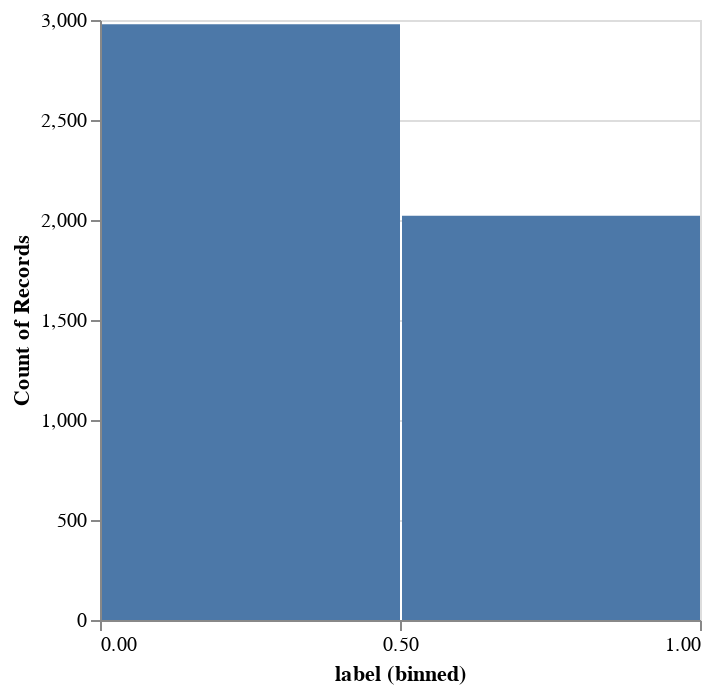

The cell this chart's notebook holds for it:
### Markdown cell above
Looking at the images it is not immediatly clear what makes an image positive or negative for cancer. If even humans need to be trained to detect signs of cancer this should be a good dataset for a CNN.

### Code cell
# plot the frequency of positive and negative labels
# only looking at first 5000 due to constraints of altair package
sub_label = df.head(5000)

alt.Chart(sub_label).mark_bar().encode(
    alt.X("label:Q", bin = alt.BinParams(maxbins = 2)),
    y='count()',)

### Figure 1 — Vega-Lite specification as saved in the notebook (floating-point values rounded to 4 significant figures; data arrays with more than 128 entries replaced by an {"elided": "..."} marker saying what was removed)
{"config": {"view": {"continuousWidth": 300, "continuousHeight": 300}}, "data": {"name": "data-2697e9c194b892cc4aeb4697844ad6fc"}, "mark": {"type": "bar"}, "encoding": {"x": {"bin": {"maxbins": 2}, "field": "label", "type": "quantitative"}, "y": {"aggregate": "count", "type": "quantitative"}}, "$schema": "https://vega.github.io/schema/vega-lite/v5.20.1.json", "datasets": {"data-2697e9c194b892cc4aeb4697844ad6fc": {"elided": "5000 records"}}}
